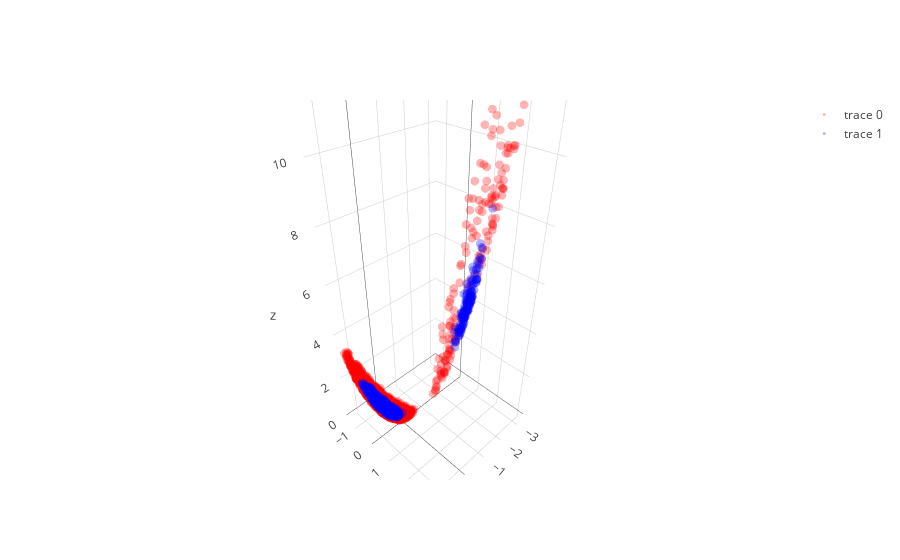

Notebook code for this chart:
### Code cell
X_new = X[:,0]**2 + X[:,1]**2
X_new = X_new[:,None]
XX_new = np.concatenate([X,X_new],1)
show_3D(XX_new)   

one = PCA(n_components=1).fit_transform(XX_new)
show_1D(one)

### Figure 1 — Plotly figure (JSON) as saved in the notebook; plotly's stock layout.template omitted (floating-point values rounded to 4 significant figures; data arrays with more than 128 entries replaced by an {"elided": "..."} marker saying what was removed)
{"data": [{"line": {"color": "red", "width": 0.5}, "marker": {"opacity": 0.3, "size": 3}, "mode": "markers", "type": "scatter3d", "uid": "bc0a447d-e440-42dd-88ed-890254c1559e", "x": {"elided": "650 float values"}, "y": {"elided": "650 float values"}, "z": {"elided": "650 float values"}}, {"line": {"color": "blue", "width": 0.5}, "marker": {"opacity": 0.3, "size": 3}, "mode": "markers", "type": "scatter3d", "uid": "f6b3dfa2-2f2d-4c71-b3bf-3a76712a63b3", "x": {"elided": "650 float values"}, "y": {"elided": "650 float values"}, "z": {"elided": "650 float values"}}], "layout": {}}
